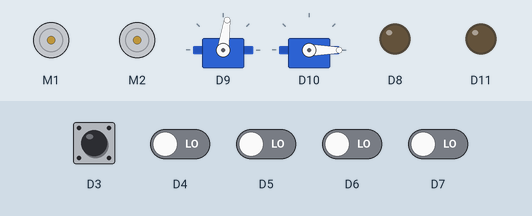
Simulated run of this sketch. Board: Arduino Nano 33 IoT. Parts: 2 × DC motor (green arrow = forward, orange = backward, longer = faster), 2 × servo, output pins drawn as LEDs (lit = HIGH). The inputs (shaded band) are chosen by the test bench; at power-on: D3 HIGH, D4–7 LOW. What the sketch prints to the serial monitor is not drawn.

Above: at 3.3 s.
3.4 s: D3 pulsed LOW 2 times (0.12 s each, 0.3 s apart)
At 3.7 s:
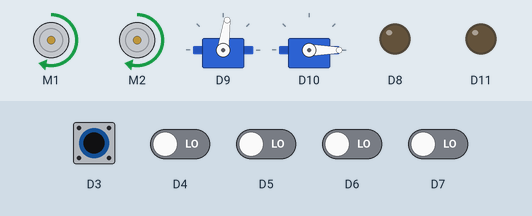
6.7 s: D4 driven HIGH
At 8.1 s:
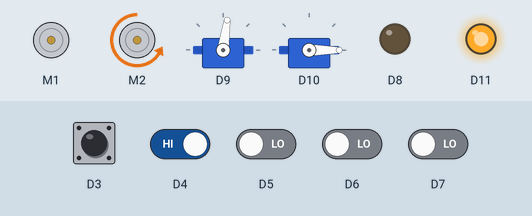
9.7 s: D4 driven LOW
At 11.16 s:
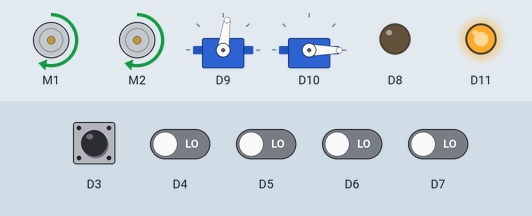
12.7 s: D5 driven HIGH
At 13.4 s:
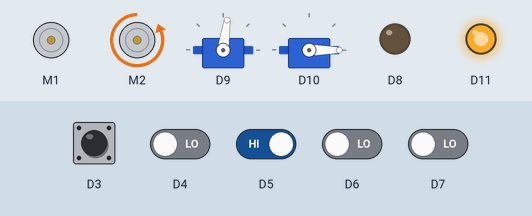
14.2 s: D6 driven HIGH
At 15.4 s:
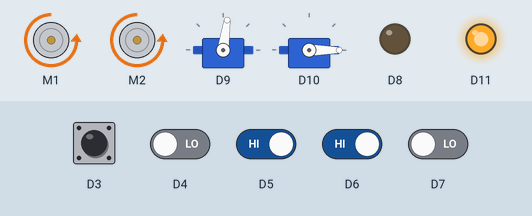
15.7 s: D7 driven HIGH
At 17.5 s:
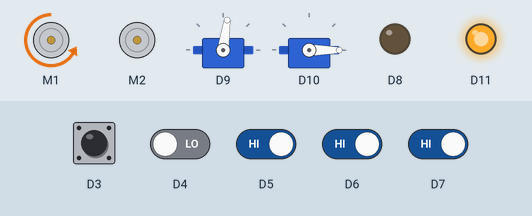
Timing chart, 0 to 25.9 s (numbered marks = the images above; inputs shaded):
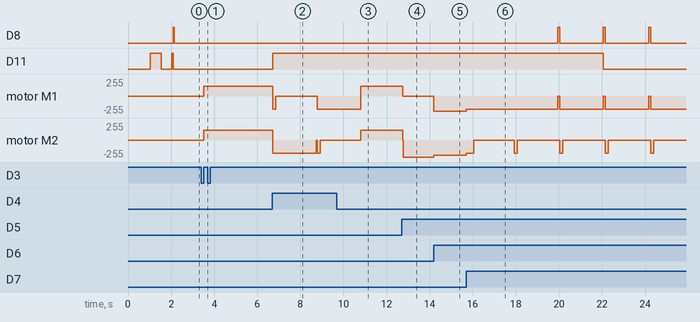

Measured:
- after the input at 3.4 s, motor M1, motor M2: stopped → forward 150/255 after 0.12 s
- after the input at 6.7 s, D11: LOW → HIGH at once; motor M1: forward 150/255 → backward 200/255 at once, → stopped 0.14 s later, → backward 200/255 1.9 s later; motor M2: forward 150/255 → backward 200/255 at once, → stopped 2.2 s later
- after the input at 9.7 s, motor M1: backward 200/255 → forward 150/255 after 1.1 s
- after the input at 12.7 s, motor M1: forward 150/255 → stopped after 0.06 s; motor M2: forward 150/255 → backward 255/255 after 0.06 s
- after the input at 14.2 s, motor M1: stopped → backward 230/255 at once; motor M2: backward 255/255 → backward 230/255 at once
- after the input at 15.7 s, D8: alternates HIGH for 0.10 s and LOW for 2.0 s, starting after 4.2 s; D11: HIGH → LOW after 6.4 s

The sketch:

system_IPD.ino
```cpp
#include "IDP_lib.h"

// Constants for turn directions
const int STRAIGHT_ON = 0;
const int RIGHT = 1;
const int FULL_AROUND = 2;
const int LEFT = 3;
const int SPECIAL_FROM_THE_LEFT = 4;
const int SPECIAL_FROM_THE_RIGHT = 5;
const int STOP = 7;
const int RIGHT_DIP = 8;
const int LEFT_DIP = 9;

// constants for move directions
const int FORWARD_MOVE = 1;
const int FORWARD_UNTIL_END_THEN_START_REVERSE = 2;
const int REVERSE_MOVE = 3;

// Path array defining the robot's route
// int path[] = {
//     SPECIAL_FROM_THE_LEFT, LEFT,                        // BLOCK
//     RIGHT, STRAIGHT_ON, RIGHT, SPECIAL_FROM_THE_LEFT,   // END SPECIAL AT MIDDLE BLOCK
//     RIGHT, RIGHT, RIGHT, SPECIAL_FROM_THE_LEFT,         // END SPECIAL AT MIDDLE BLOCK
//     LEFT, LEFT, LEFT, SPECIAL_FROM_THE_RIGHT,           // END SPECIAL AT MIDDLE BLOCK
//     RIGHT, LEFT, LEFT, STRAIGHT_ON,                     // BLOCK
//     LEFT, STRAIGHT_ON, LEFT, SPECIAL_FROM_THE_RIGHT,    // END SPECIAL AT MIDDLE BLOCK
//     LEFT,                                               // There's a hidden block on this road
//     STOP                                                // Use comments to explain each part of the route.
// };
int path[] = {
  LEFT,RIGHT,STRAIGHT_ON,RIGHT,RIGHT,RIGHT_DIP
};
int path_length = 6;//sizeof(path)/sizeof(path[0]);


int progress = 0;
int special_mode = -1;
int special_progress = 0;
int direction = 0;
int is_magnet = 0; // Magnetic is recyclable
int move_mode = 1;
int turn_direction;

// Special paths for different modes
int special_path[5][6] = {
    {STRAIGHT_ON, RIGHT_DIP, RIGHT, LEFT, STRAIGHT_ON},
    {RIGHT, RIGHT_DIP, LEFT, STOP, STOP}, // RLEFT goes forward after
    {LEFT_DIP, RIGHT, LEFT, STRAIGHT_ON, STOP},
    {STRAIGHT_ON, LEFT, RIGHT_DIP, LEFT, STOP},
    {LEFT, LEFT_DIP, STOP, STOP, STOP},
};
int special_path_lengths = 5;


int get_turn_direction() {
    if (special_mode == -1  &&  progress <= (path_length-1) ) {
        turn_direction = path[progress];
        leds.red_off();
        leds.blue_on();
        progress++;
    } else if (special_progress <= special_path_lengths){
        direction = special_path[special_mode][special_progress];
        leds.blue_off();
        leds.red_on();
        special_progress++;
        if (direction == STOP) {
            special_mode = -1;
            special_progress = 0;
        }
    } else {
      main_motors.stop();
      leds.blue_blink();
      leds.red_blink();
    }
}


// Junction function to handle the robot's movements at junctions
void turn_junction() {
    Serial.print("Junction turn_direction: ");
    Serial.println(turn_direction);
    switch (turn_direction) {
        case STRAIGHT_ON:
            // Code to go straight
            main_motors.move_forward(30);
            break;
        case RIGHT:
            // Code to turn right
            main_motors.turn_90_right();
            break;
        case LEFT:
            // Code to turn left
            main_motors.turn_90_left();
            leds.blue_blink();
            break;
        case RIGHT_DIP:
            leds.red_blink();
            leds.red_blink();
            // Code to turn right
            main_motors.turn_90_right();
            move_mode = FORWARD_UNTIL_END_THEN_START_REVERSE;
            break;
        case LEFT_DIP:
            leds.blue_blink();
            leds.red_blink();
            // Code to turn left
            main_motors.turn_90_left();
            move_mode = FORWARD_UNTIL_END_THEN_START_REVERSE;
            break;
        case SPECIAL_FROM_THE_LEFT:
            // Code for special action to the left
            special_mode = 0 + is_magnet;
            get_turn_direction();
            turn_junction();
            break;
        case SPECIAL_FROM_THE_RIGHT:
            // Code for special action to the left
            special_mode = 2 + is_magnet;
            get_turn_direction();
            turn_junction();
            break;
        default:
            // Default action for invalid direction
            main_motors.stop();
            break;
    }
}


// Function for line tracking forward
void line_track_forward() {
    read_sensors();
    // Test code for 4 sensor following
    if (ls_state == 1 && rs_state == 1 && fls_state == 0 && frs_state == 0) {
        main_motors.set_speed(230);
        main_motors.go_forward();
        Serial.println("Line tracking forward: On line.");
    } else if (ls_state == 1 && rs_state == 0 && fls_state == 0 && frs_state == 0) {
        main_motors.change_MR_speed(12);
        main_motors.go_forward();
        Serial.println("Line tracking forward: Right of line.");
    } else if (ls_state == 0 && rs_state == 1 && fls_state == 0 && frs_state == 0) {
        main_motors.change_ML_speed(12);
        main_motors.go_forward();
        Serial.println("Line tracking forward: Left of line.");
    } else if (ls_state == 0 && rs_state == 0 && fls_state == 0 && frs_state == 0) {
        // Something went wrong
        //main_motors.stop();
        main_motors.move_backward(10);
        Serial.println("Line tracking forward: Lost line, stopping.");
    }
}

// Function for line tracking backward
void line_track_backward() {
    read_sensors();
    // Test code for 4 sensor following
    if (ls_state == 1 && rs_state == 1 && fls_state == 0 && frs_state == 0) {
        main_motors.set_speed(230);
        main_motors.go_backward();
        Serial.println("Line tracking backward: On line.");
    } else if (ls_state == 0 && rs_state == 1 && fls_state == 0 && frs_state == 0) {
        main_motors.change_MR_speed(-10);
        main_motors.go_backward();
        Serial.println("Line tracking backward: Right of line.");
    } else if (ls_state == 1 && rs_state == 0 && fls_state == 0 && frs_state == 0) {
        main_motors.change_ML_speed(-10);
        main_motors.go_backward();
        Serial.println("Line tracking backward: Left of line.");
    } else if (ls_state == 0 && rs_state == 0 && fls_state == 0 && frs_state == 0) {
        // Something went wrong
        // main_motors.set_speed(130);
        // main_motors.go_backward();
        main_motors.move_forward(30);
        Serial.println("Line tracking backward: Lost line, adjusting speed.");
    }
}

void do_a_move() {
    if(move_mode == FORWARD_MOVE){
        line_track_forward();
    } if (move_mode == FORWARD_UNTIL_END_THEN_START_REVERSE) {
        line_track_backward();
        if (ls_state == 0 && rs_state == 0) {
            move_mode == REVERSE_MOVE;
        }
    } if (move_mode == REVERSE_MOVE) {
        line_track_backward();
        if (fls_state == 1 || frs_state == 1) {
            move_mode = FORWARD_MOVE;
        }
    }
}

// Function for making system decisions based on sensor readings
void system_decisions() {
    do_a_move();
    Serial.println("Executing system decisions.");
    // Junction logic
    if (fls_state == 1 || frs_state == 1) {
        Serial.println("At junction.");
        get_turn_direction();
        turn_junction();
    }
}

void loop() {
    if (state) {
        Serial.println("System is running.");
        system_decisions();
    } else {
        Serial.println("System is not running.");
        main_motors.stop();
    }
}
```

Source omitted: IDP_lib.h (13029 bytes)
